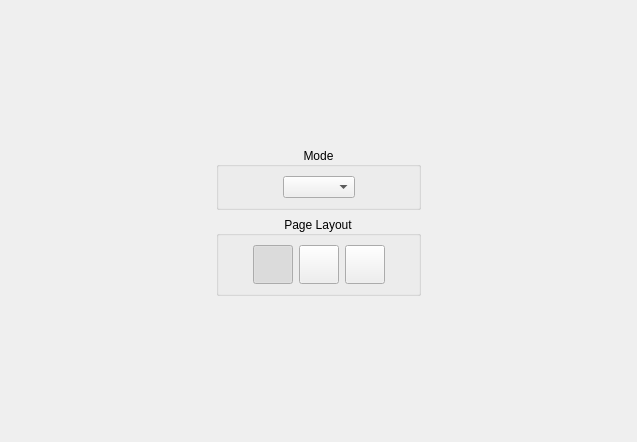
         <widget class="QWidget" name="scrollAreaWidgetContents">
          <property name="geometry">
           <rect>
            <x>0</x>
            <y>0</y>
            <width>637</width>
            <height>442</height>
           </rect>
          </property>
          <layout class="QGridLayout" name="gridLayout_2">
           <item row="1" column="1">
            <widget class="QGroupBox" name="layoutModeGroupBox">
             <property name="title">
              <string>Mode</string>
             </property>
             <property name="alignment">
              <set>Qt::AlignCenter</set>
             </property>
             <layout class="QHBoxLayout" name="horizontalLayout_25">
              <item>
               <spacer name="horizontalSpacer_57">
                <property name="orientation">
                 <enum>Qt::Horizontal</enum>
                </property>
                <property name="sizeHint" stdset="0">
                 <size>
                  <width>1</width>
                  <height>1</height>
                 </size>
                </property>
               </spacer>
              </item>
              <item>
               <widget class="QComboBox" name="layoutModeCB"/>
              </item>
              <item>
               <spacer name="horizontalSpacer_58">
                <property name="orientation">
                 <enum>Qt::Horizontal</enum>
                </property>
                <property name="sizeHint" stdset="0">
                 <size>
                  <width>1</width>
                  <height>1</height>
                 </size>
                </property>
               </spacer>
              </item>
             </layout>
            </widget>
           </item>
           <item row="2" column="1">
            <widget class="QGroupBox" name="pageLayoutGroup">
             <property name="title">
              <string>Page Layout</string>
             </property>
             <property name="alignment">
              <set>Qt::AlignCenter</set>
             </property>
             <layout class="QVBoxLayout" name="verticalLayout_8">
              <item>
               <layout class="QHBoxLayout" name="horizontalLayout_2">
                <property name="sizeConstraint">
                 <enum>QLayout::SetDefaultConstraint</enum>
                </property>
                <item>
                 <spacer name="horizontalSpacer_5">
                  <property name="orientation">
                   <enum>Qt::Horizontal</enum>
                  </property>
                  <property name="sizeHint" stdset="0">
                   <size>
                    <width>1</width>
                    <height>1</height>
                   </size>
                  </property>
                 </spacer>
                </item>
                <item>
                 <widget class="QToolButton" name="singlePageUncutBtn">
                  <property name="icon">
                   <iconset resource="../resources/resources.qrc">
                    <normaloff>:/icons/single_page_uncut.svg</normaloff>:/icons/single_page_uncut.svg</iconset>
                  </property>
                  <property name="iconSize">
                   <size>
                    <width>32</width>
                    <height>32</height>
                   </size>
                  </property>
                  <property name="checkable">
                   <bool>true</bool>
                  </property>
                  <property name="checked">
                   <bool>true</bool>
                  </property>
                  <property name="autoExclusive">
                   <bool>true</bool>
                  </property>
                  <property name="autoRaise">
                   <bool>false</bool>
                  </property>
                 </widget>
                </item>
                <item>
                 <widget class="QToolButton" name="pagePlusOffcutBtn">
                  <property name="icon">
                   <iconset resource="../resources/resources.qrc">
                    <normaloff>:/icons/right_page_plus_offcut.svg</normaloff>:/icons/right_page_plus_offcut.svg</iconset>
                  </property>
                  <property name="iconSize">
                   <size>
                    <width>32</width>
                    <height>32</height>
                   </size>
                  </property>
                  <property name="checkable">
                   <bool>true</bool>
                  </property>
                  <property name="checked">
                   <bool>false</bool>
                  </property>
                  <property name="autoExclusive">
                   <bool>true</bool>
                  </property>
                 </widget>
                </item>
                <item>
                 <widget class="QToolButton" name="twoPagesBtn">
                  <property name="icon">
                   <iconset resource="../resources/resources.qrc">
                    <normaloff>:/icons/two_pages.svg</normaloff>:/icons/two_pages.svg</iconset>
                  </property>
                  <property name="iconSize">
                   <size>
                    <width>32</width>
                    <height>32</height>
                   </size>
                  </property>
                  <property name="checkable">
                   <bool>true</bool>
                  </property>
                  <property name="autoExclusive">
                   <bool>true</bool>
                  </property>
                 </widget>
                </item>
                <item>
                 <spacer name="horizontalSpacer_6">
                  <property name="orientation">
                   <enum>Qt::Horizontal</enum>
                  </property>
                  <property name="sizeHint" stdset="0">
                   <size>
                    <width>1</width>
                    <height>1</height>
                   </size>
                  </property>
                 </spacer>
                </item>
               </layout>
              </item>
             </layout>
            </widget>
           </item>
           <item row="2" column="0">
            <spacer name="horizontalSpacer_7">
             <property name="orientation">
              <enum>Qt::Horizontal</enum>
             </property>
             <property name="sizeHint" stdset="0">
              <size>
               <width>1</width>
               <height>1</height>
              </size>
             </property>
            </spacer>
           </item>
           <item row="2" column="2">
            <spacer name="horizontalSpacer_8">
             <property name="orientation">
              <enum>Qt::Horizontal</enum>
             </property>
             <property name="sizeHint" stdset="0">
              <size>
               <width>1</width>
               <height>1</height>
              </size>
             </property>
            </spacer>
           </item>
           <item row="0" column="1">
            <spacer name="verticalSpacer_3">
             <property name="orientation">
              <enum>Qt::Vertical</enum>
             </property>
             <property name="sizeHint" stdset="0">
              <size>
               <width>1</width>
               <height>1</height>
              </size>
             </property>
            </spacer>
           </item>
           <item row="3" column="1">
            <spacer name="verticalSpacer_4">
             <property name="orientation">
              <enum>Qt::Vertical</enum>
             </property>
             <property name="sizeHint" stdset="0">
              <size>
               <width>1</width>
               <height>1</height>
              </size>
             </property>
            </spacer>
           </item>
          </layout>
         </widget>
